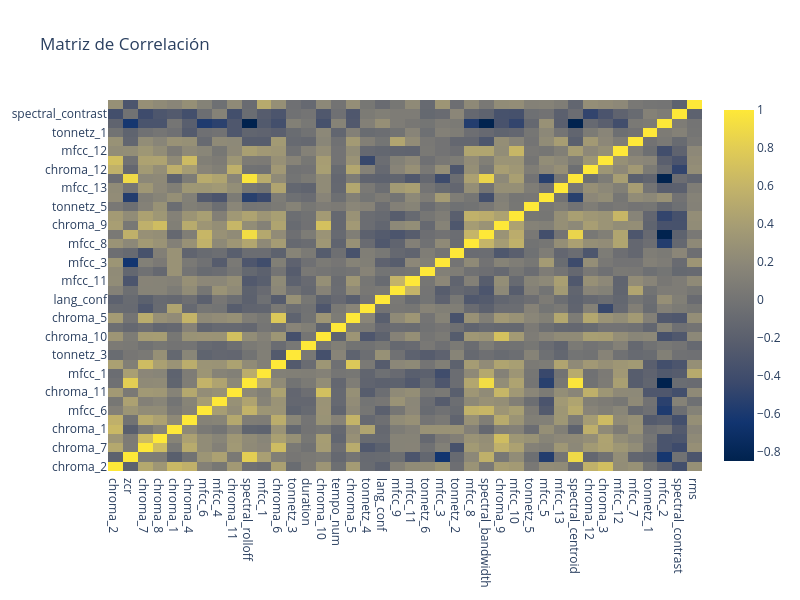

Here is the notebook cell this chart was saved with:
### Code cell
analisis.corr_matrix('cividis', False)

### Figure 1 — Plotly figure (JSON) as saved in the notebook; plotly's stock layout.template omitted (floating-point values rounded to 4 significant figures; data arrays with more than 128 entries replaced by an {"elided": "..."} marker saying what was removed)
{"data": [{"colorscale": [[0, "#00224e"], [0.1111, "#123570"], [0.2222, "#3b496c"], [0.3333, "#575d6d"], [0.4444, "#707173"], [0.5556, "#8a8678"], [0.6667, "#a59c74"], [0.7778, "#c3b369"], [0.8889, "#e1cc55"], [1, "#fee838"]], "type": "heatmap", "x": ["chroma_2", "zcr", "chroma_7", "chroma_8", "chroma_1", "chroma_4", "mfcc_6", "mfcc_4", "chroma_11", "spectral_rolloff", "mfcc_1", "chroma_6", "tonnetz_3", "duration", "chroma_10", "tempo_num", "chroma_5", "tonnetz_4", "lang_conf", "mfcc_9", "mfcc_11", "tonnetz_6", "mfcc_3", "tonnetz_2", "mfcc_8", "spectral_bandwidth", "chroma_9", "mfcc_10", "tonnetz_5", "mfcc_5", "mfcc_13", "spectral_centroid", "chroma_12", "chroma_3", "mfcc_12", "mfcc_7", "tonnetz_1", "mfcc_2", "spectral_contrast", "rms"], "y": ["chroma_2", "zcr", "chroma_7", "chroma_8", "chroma_1", "chroma_4", "mfcc_6", "mfcc_4", "chroma_11", "spectral_rolloff", "mfcc_1", "chroma_6", "tonnetz_3", "duration", "chroma_10", "tempo_num", "chroma_5", "tonnetz_4", "lang_conf", "mfcc_9", "mfcc_11", "tonnetz_6", "mfcc_3", "tonnetz_2", "mfcc_8", "spectral_bandwidth", "chroma_9", "mfcc_10", "tonnetz_5", "mfcc_5", "mfcc_13", "spectral_centroid", "chroma_12", "chroma_3", "mfcc_12", "mfcc_7", "tonnetz_1", "mfcc_2", "spectral_contrast", "rms"], "z": {"elided": "40x40 float values"}}], "layout": {"height": 600, "title": {"text": "Matriz de Correlación"}, "width": 800}}
